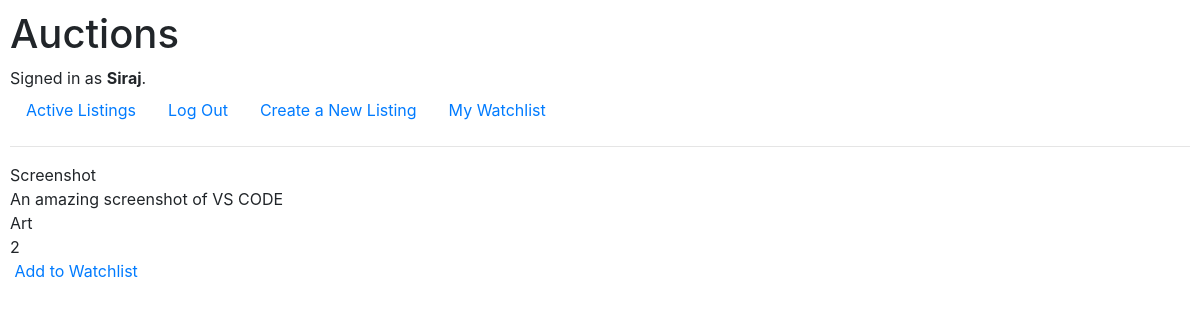
The page /listing/4 (signed in) on the database its author committed.
### auctions/models.py (models this page shows)
class User(AbstractUser):
    pass

class Listing(models.Model):
    Title = models.CharField(max_length=64)
    Description = models.TextField(max_length=500)
    Category = models.CharField(max_length=16)
    Starting_Bid = models.IntegerField()
    Image = models.ImageField()
    Auction_closed = models.BooleanField(default=False)
    watchlist = models.ManyToManyField(User, blank= True, related_name="watcher")
    listing_owner = models.ForeignKey(User,on_delete=models.CASCADE,related_name="owner",null=True)

### auctions/views.py (the view)
# urls.py: path("listing/<int:listing_id>", views.listing, name="listing"),
@login_required
def listing(request, listing_id):
    listing = Listing.objects.get(pk=listing_id)
    user = User.objects.get(pk=request.user.id),
    owner = listing.listing_owner
    print(listing)
    print(user)
    print(owner)
    print(request.user)
    return render(request, "auctions/listing.html", {
        "that_listing": listing,
        "user": request.user,
        "owner": owner
    })

### auctions/templates/auctions/listing.html (shortened to what this page needs)
{% extends "auctions/layout.html"%}
{% block body %}
{{ that_listing.Title}} <br>
{{ that_listing.Description}} <br>
{{ that_listing.Category}} <br>
{{ that_listing.Starting_Bid}} <br>
<a href="{% url 'add_listing' that_listing.id %}"> Add to Watchlist </a>
<br><br>
{% endblock %}

### auctions/templates/auctions/layout.html (shortened to what this page needs)
{% load static %}
<!DOCTYPE html>
<html lang="en">
    <head>
        <link rel="stylesheet" href="https://stackpath.bootstrapcdn.com/bootstrap/4.4.1/css/bootstrap.min.css">
        <link href="{% static 'auctions/styles.css' %}" rel="stylesheet">
    </head>
    <body>
        <h1>Auctions</h1>
        <div>
            {% if user.is_authenticated %}
                Signed in as <strong>{{ user.username }}</strong>.
            {% else %}
                Not signed in.
            {% endif %}
        </div>
        <ul class="nav">
            <li class="nav-item">
                <a class="nav-link" href="{% url 'index' %}">Active Listings</a>
            </li>
            {% if user.is_authenticated %}
                <li class="nav-item">
                    <a class="nav-link" href="{% url 'logout' %}">Log Out</a>
                </li>
                <li class="nav-item">
                    <a class="nav-link" href="{% url 'create' %}">Create a New Listing</a>
                </li>
                <li class="nav-item">
                    <a class="nav-link" href="{% url 'my_watchlist' %}">My Watchlist</a>
                </li>
            {% endif %}
        </ul>
        <hr>
        {% block body %}
        {% endblock %}
    </body>
</html>

### auctions/static/auctions/styles.css (style rules this page uses)
body { padding: 10px; }

### rows shown on the page
User: username "Siraj"
Listing: Title "Screenshot", Description "An amazing screenshot of VS CODE", Category "Art", Starting_Bid "2"
